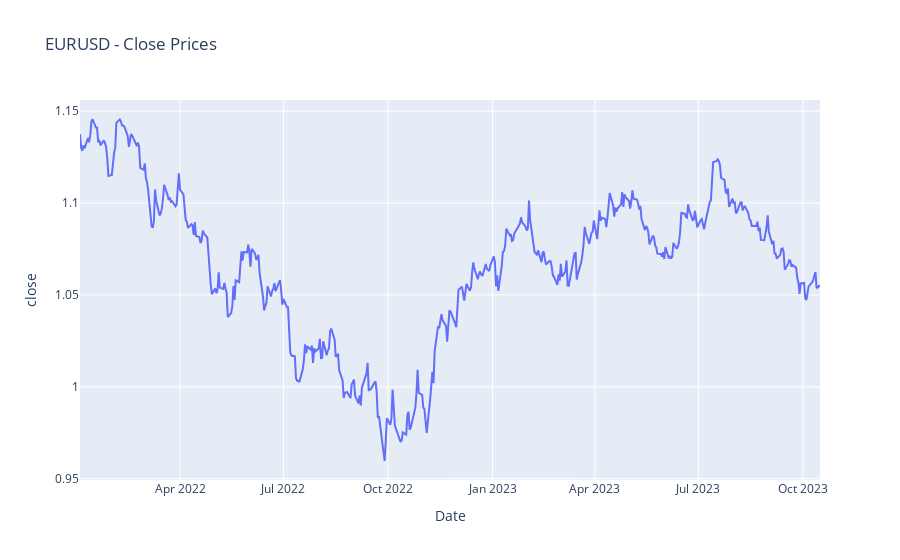

The cell this chart's notebook holds for it:
### Markdown cell above
## Plotting EURUSD Close Prices

### Code cell
fig = px.line(df, x=df.index, y='close', title='EURUSD - Close Prices')  # creating a figure using px.line
display(fig)  # showing figure in output

### Figure 1 — Plotly figure (JSON) as saved in the notebook; plotly's stock layout.template omitted (floating-point values rounded to 4 significant figures; data arrays with more than 128 entries replaced by an {"elided": "..."} marker saying what was removed)
{"data": [{"hovertemplate": "Date=%{x}<br>close=%{y}<extra></extra>", "legendgroup": "", "line": {"color": "#636efa", "dash": "solid"}, "marker": {"symbol": "circle"}, "mode": "lines", "name": "", "orientation": "v", "showlegend": false, "type": "scatter", "x": {"elided": "466 str values"}, "xaxis": "x", "y": {"elided": "466 float values"}, "yaxis": "y"}], "layout": {"autosize": true, "legend": {"tracegroupgap": 0}, "title": {"text": "EURUSD - Close Prices"}, "xaxis": {"anchor": "y", "autorange": true, "domain": [0, 1], "range": ["2022-01-03", "2023-10-16"], "title": {"text": "Date"}, "type": "date"}, "yaxis": {"anchor": "x", "autorange": true, "domain": [0, 1], "range": [0.9493, 1.156], "title": {"text": "close"}, "type": "linear"}}}
